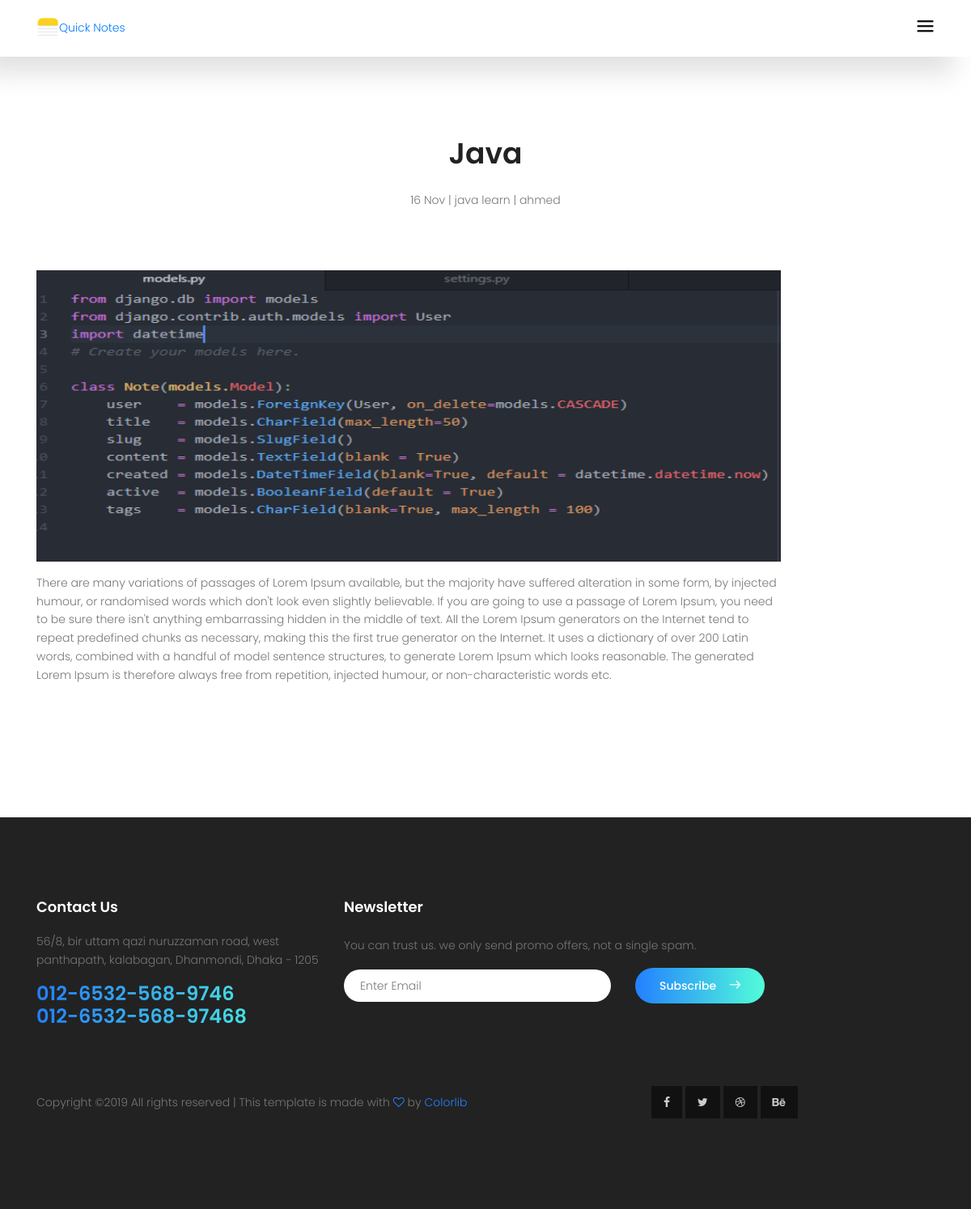
The page /notes/java on the database its author committed.
### notes_app/models.py (models this page shows, shortened)
class Note(models.Model):
    user    = models.ForeignKey(User, on_delete=models.CASCADE)
    title   = models.CharField(max_length = 50)
    slug    = models.SlugField(blank=True, null=True)
    content = RichTextField()
    created = models.DateTimeField(blank=True, default=datetime.datetime.now)
    active  = models.BooleanField(default=True)
    tags    = models.CharField(blank=True, max_length=100)
    img     = models.ImageField(upload_to="notes-img")

### notes_app/views.py (the view)
# urls.py: url(r'^(?P<slug>[-\w]+)$', views.note_details, name='note_details'),
def note_details(request, slug):
    note = Note.objects.get(slug=slug)
    context = {
        'note' : note
    }
    return render(request, 'one_note.html', context)

### notes_app/templates/one_note.html
{% extends "base.html" %}
{% load static %}
{% block body %}
			<section class="blog-area section-gap">
				<div class="container">
					<div class="row justify-content-center">
						<div class="col-md-8 pb-30 header-text">
							<h1>{{note.title}}</h1>
							<p>
								{{note.created|date:"j M"}} | {{note.tags}} | {{note.user}}
							</p>
						</div>
					</div>
					<div class="row">
						<div class="single-blog col-lg-10 col-md-10">
							<img class="f-img img-fluid mx-auto post-banner" src="{{note.img.url}}" alt="">
							<p>
								{{note.content|safe}}
							</p>
						</div>
					</div>
				</div>
			</section>
{% endblock %}

### static/home-static/css/main.css (style rules this page uses)
body { color: #777777; font-family: "Poppins", sans-serif; font-size: 14px; font-weight: 300; line-height: 1.625em; position: relative; }
h1, h2, h3, h4, h5, h6 { font-family: "Poppins", sans-serif; color: #222222; line-height: 1.2em !important; margin-bottom: 0; margin-top: 0; font-weight: 600; }
h1, .h1 { font-size: 36px; }
.pb-30 { padding-bottom: 30px; }
h1 { font-size: 36px; }
h1, h2, h3, h4, h5, h6 { line-height: 1.5em; }
body { position: relative; }
.section-gap { padding: 120px 0; }
.blog-area h1 { text-align: center; margin-bottom: 25px; font-weight: 600; text-transform: capitalize; }
.blog-area p { margin-bottom: 45px; text-align: center; }
.single-blog p { text-align: left; margin-top: 15px; }
.single-blog .f-img { -webkit-transition: all 0.3s ease 0s; -moz-transition: all 0.3s ease 0s; -o-transition: all 0.3s ease 0s; transition: all 0.3s ease 0s; }
p { color: #777; }

### static/home-static/css/mystyle.css (style rules this page uses)
.post-banner { width : 100%; height: 360px; }

### rows shown on the page
Note: title "Java", created "16 Nov", tags "java learn", user "ahmed", img (picture), content "There are many variations of passages of Lorem Ipsum available, but the majority have suffered alteration in some form, by injected humour, or randomised words which don't look even slightly believable. If you are going to use a passage of Lorem Ipsum, you need to be sure there isn't anything embarrassing hidden in the middle of text. All the Lorem Ipsum generators on the Internet tend to repeat predefined chunks as necessary, making this the first true generator on the Internet. It uses a dictionary of over 200 Latin words, combined with a handful of model sentence structures, to generate Lorem Ipsum which looks reasonable. The generated Lorem Ipsum is therefore always free from…"
